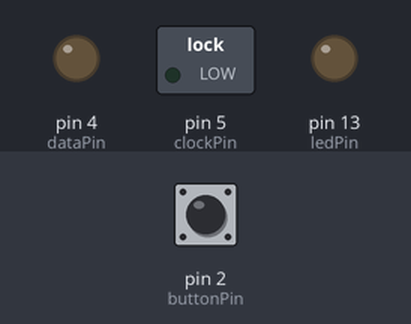
This sketch was run on a simulated Arduino Uno, built with avr-gcc and run on an emulated ATmega328P. On the bench: switched loads named in the sketch (green lamp = pin HIGH), output pins drawn as LEDs (lit = HIGH). Inputs (shaded band) come from the test bench; at power-on: pin 2 (buttonPin) LOW. Pins used as bus, display or sensor lines are not drawn.

Above: at 1.2 s.
1.3 s: pin 2 (buttonPin) pulled HIGH for 0.15 s
At 1.42 s:
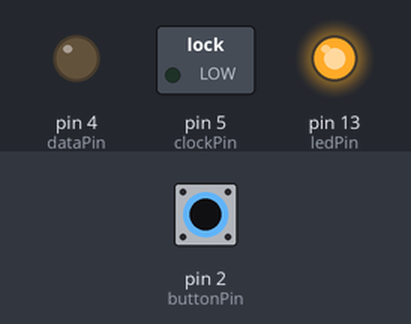
2.9 s: pin 2 (buttonPin) pulled HIGH for 3.2 s
At 7.1 s:
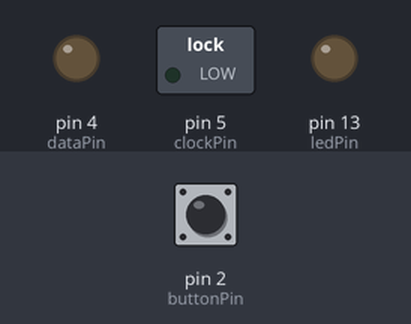
Timing chart, 0 to 8.6 s (numbered marks = the images above; inputs shaded):
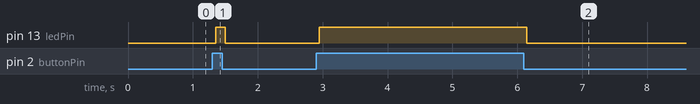

The sketch:

morse-code-interpreter.ino
```cpp
/*
 Debounce
 Each time the input pin goes from LOW to HIGH (e.g. because of a push-button
 press), the output pin is toggled from LOW to HIGH or HIGH to LOW.  There's
 a minimum delay between toggles to debounce the circuit (i.e. to ignore
 noise).
 Some variables are longs because the time, measured in miliseconds,
 will quickly become a bigger number than can't be stored in an int.
 */
// constants won't change. They're set here.
const int buttonPin = 2; // the number of the pushbutton pin
const int latchPin = 3;  // the number of the pin commanding the latch on the shift register
const int dataPin = 4;   // the number of the pin commanding the data (serial in) on the shift register
const int clockPin = 5;  // the number of the pin commanding the clock on the shift register
const int ledPin = 13;   // the number of the LED pin
const int NUM_COLS = 5;  // the number of columns in the LED matrix
const int COLS[] = {7, 8, 9 ,10, 11};   // array to run through the columns
// 0b11111110, 0b10000010, 0b10000010, 0b10000010, 0b11111110
const unsigned char ZERO[] = {0xFE, 0x82, 0x82, 0x82, 0xFE};
// 0b00000000, 0b00100010, 0b01111110, 0b10001010, 0b00000000
const unsigned char ONE[] = {0x0, 0x42, 0xFE, 0x2, 0x00};
// 0b00000000, 0b00100010, 0b01111110, 0b10001010, 0b00000000
const unsigned char TWO[] = {0x9E, 0x92, 0x92, 0x92, 0xF2};
// 0b10011110, 0b10010010, 0b10010010, 0b10010010, 0b11110010
const unsigned char THREE[] = {0x92, 0x92, 0x92, 0x92, 0xFE};
// 0b10010010, 0b10010010, 0b10010010, 0b10010010, 0b11111110
const unsigned char FOUR[] = {0xF0, 0x10, 0x10, 0xFE, 0x10};
// 0b11110000, 0b00010000, 0b00010000, 0b11111110, 0b00010000
const unsigned char FIVE[] = {0xF2, 0x92, 0x92, 0x92, 0x9E};
// 0b11110010, 0b10010010, 0b10010010, 0b10010010, 0b10011110
const unsigned char SIX[] = {0xFE, 0x92, 0x92, 0x92, 0x9E};
// 0b11111110, 0b10010010, 0b10010010, 0b10010010, 0b10011110
const unsigned char SEVEN[] = {0xE0, 0x80, 0x80, 0x80, 0xFE};
// 0b11100000, 0b10000000, 0b10000000, 0b10000000, 0b11111110
const unsigned char EIGHT[] = {0xFE, 0x92, 0x92, 0x92, 0xFE};
// 0b11111110, 0b10010010, 0b10010010, 0b10010010, 0b11111110
const unsigned char NINE[] = {0xF0, 0x90, 0x90, 0x90, 0xFE};
// 0b01100000, 0b10000000, 0b10011010, 0b10010000, 0b01100000
const unsigned char ERROR_MATRIX[] = {0x60, 0x80, 0x9A, 0x90, 0x60};
// the rows of the matrix will be commanded through the shift register
const unsigned char* DIGIT_MATRICES[] = { ZERO,
                                          ONE,
                                          TWO,
                                          THREE,
                                          FOUR,
                                          FIVE,
                                          SIX,
                                          SEVEN,
                                          EIGHT,
                                          NINE
                                        };
const int NUM_SIGNALS = 5; //num signals needed by button before it counts it as full input
// Defines the duration of a DOT. If the button is pressed for longer, assumes a DASH
const long DOT_DURATION = 300;

// variables that will change:
int buttonState = 0;                     // the current reading from the input pin
int lastButtonState = LOW;               // for debouncing
long lastDebounceTime = 0;               // the last time the output pin was toggled
long debounceDelay = 50;                 // the debounce time; increase if the output flickers
long lastTime = 0;                       // Last recorded timestamp  (used for mesuring duration)
boolean buttonWasPressed = false;        // Indicator of whether button was pressed in the last cycle
byte inputSignals[NUM_SIGNALS];          // Input signal buffer
int inputSignalIndex = 0;                // Index into the input signal buffer

void resetInputSignals() {               // Reset the input signal buffer and index
  memset(inputSignals, 0, NUM_SIGNALS);  // reset each element in array to 0
  inputSignalIndex = 0;
}

int translateInput(byte input[]) {
  int num; bool flag = 0;                 // create num and flag variabls
  if (input[0] == 0)                     // if first byte is 0 - i.e. a dot:
    num = 1;                              // num must be between 1 and 5. start at 1
  else                                    // otherwise:
    num = 6;                              // num must be between 6 and 9, or 0. start at 6
  // loop through the rest of the morse signals to determine the num
  for (int i = 1; i < NUM_SIGNALS; i++) {
    if (input[i] == input[0] && flag)     // handles erroneous morse input
        return -1;                        // returns illegal morse code input
    else if (input[i] == input[0])        // if the first byte is equal to the current signal:
      num++;                              // increment the num
    else                                  // otherwise:
      flag = 1; // a change of signal type (dot to dash, or dash to dot) occured, set flag
  }
  return num % 10;                        // returns num modulus 10 to handle the case of '0'
}

void displayOnLEDMatrix(int num) {
  const unsigned char* LED_MATRIX;        // matrix we will use to light LEDs
  if (num == -1)                          // error handling
    LED_MATRIX = ERROR_MATRIX;            // set matrix to error (display '?')
  else                                    // otherwise
    LED_MATRIX = DIGIT_MATRICES[num];     // set matrix to correct num
  // loop through each column 1000 times, to display the digit for ~ 2 seconds
  // using a timer causes led flickering, since the calculation of millis() causes a slight delay
  for (int num_loops = 0 ; num_loops < 1000; num_loops++) {
    for(int i = 0; i < NUM_COLS; i++) {   // loop through each col
      digitalWrite(COLS[i],LOW);          // set the current col to low, i.e. ON
      digitalWrite(latchPin, LOW);        // set the latch pin to low
      // shiftOut the current col in order to determine which rows to set HIGH or LOW
      shiftOut(dataPin, clockPin, LSBFIRST, LED_MATRIX[i]);
      digitalWrite(COLS[i],HIGH);         // turn rows back off
      digitalWrite(latchPin, HIGH);       // reset latch pin
    } // col loop
  } // display x times loop
}

void setup() {
  pinMode(buttonPin, INPUT);              // set button as input pin
  pinMode(latchPin, OUTPUT);              // set latch as output pin
  pinMode(clockPin, OUTPUT);              // set clock as output pin
  pinMode(dataPin, OUTPUT);               // set data as output pin
  pinMode(ledPin, OUTPUT);                // set led as output pin
  for(int i = 0; i < NUM_COLS; i++) {     // loop through each col
    pinMode(COLS[i], OUTPUT);             // set col pin as output
    digitalWrite(COLS[i], HIGH);          // set col to HIGH, i.e. off
  }
  Serial.begin(9600);                     // init the serial port
  resetInputSignals();                    // reset input signal buffer
}

void loop() {
  // read the state of the switch into a local variable:
  int reading = digitalRead(buttonPin);   // get the current button state
  long currTime = millis();               // get the current timestamp
  long duration = currTime - lastTime;    // get elapsed time
  // check to see if you just pressed the button
  // (i.e. the input went from LOW to HIGH), and you've waited
  // long enough since the last press to ignore any noise:
  if (reading != lastButtonState)         // if the switch changed, due to noise or pressing:
    lastDebounceTime = millis();          // reset the debouncing timer
  // whatever the reading is at, it's been there for longer
  // than the debounce delay, so take it as the actual current state:
  if ((millis() - lastDebounceTime) > debounceDelay) {
    if (reading != buttonState)           // if the button state has changed:
      buttonState = reading;              // save the new button state
  }
  digitalWrite(ledPin, buttonState);      // turn on the built in led if the button was pressede
  // save the reading. next time through the loop, it'll be the lastButtonState
  lastButtonState = reading;

  if (buttonState == HIGH) {               // if the button is pressed (DEBOUNCED)
    if (!buttonWasPressed) {               // and the button was not pressed before
      buttonWasPressed = true;             // remember the button press
      lastTime = currTime;                 // record the time of the button press
    }                                      // end of if (button was not pressed)
  } else {                                 // the button is not pressed
    if (buttonWasPressed) {                // the button was just released
      if (duration < DOT_DURATION)         // Check if duration exceeds DOT cutoff
        inputSignals[inputSignalIndex] = 0;// remember the DOT
      else                                 // otherwise
        inputSignals[inputSignalIndex] = 1;// remember the DASH
    inputSignalIndex++;                    // advances to the next signal buffer
    buttonWasPressed = false;              // consume previous button press
    lastTime = currTime;                   // record the time the button was released
    } else {                               // the button was not just released
      if (inputSignalIndex == NUM_SIGNALS) {        // if the buffer is full
        int currNum = translateInput(inputSignals); // get num from morse code
        displayOnLEDMatrix(currNum);       // call function to display digit on led matrix
        resetInputSignals();               // reset the input signal buffer
      }
    }
  }
}
```

Measured:
- after the input at 1.3 s, pin 13 (ledPin): LOW → HIGH after 0.05 s, → LOW 0.15 s later
- after the input at 2.9 s, pin 13 (ledPin): LOW → HIGH after 0.05 s, → LOW 3.2 s later
